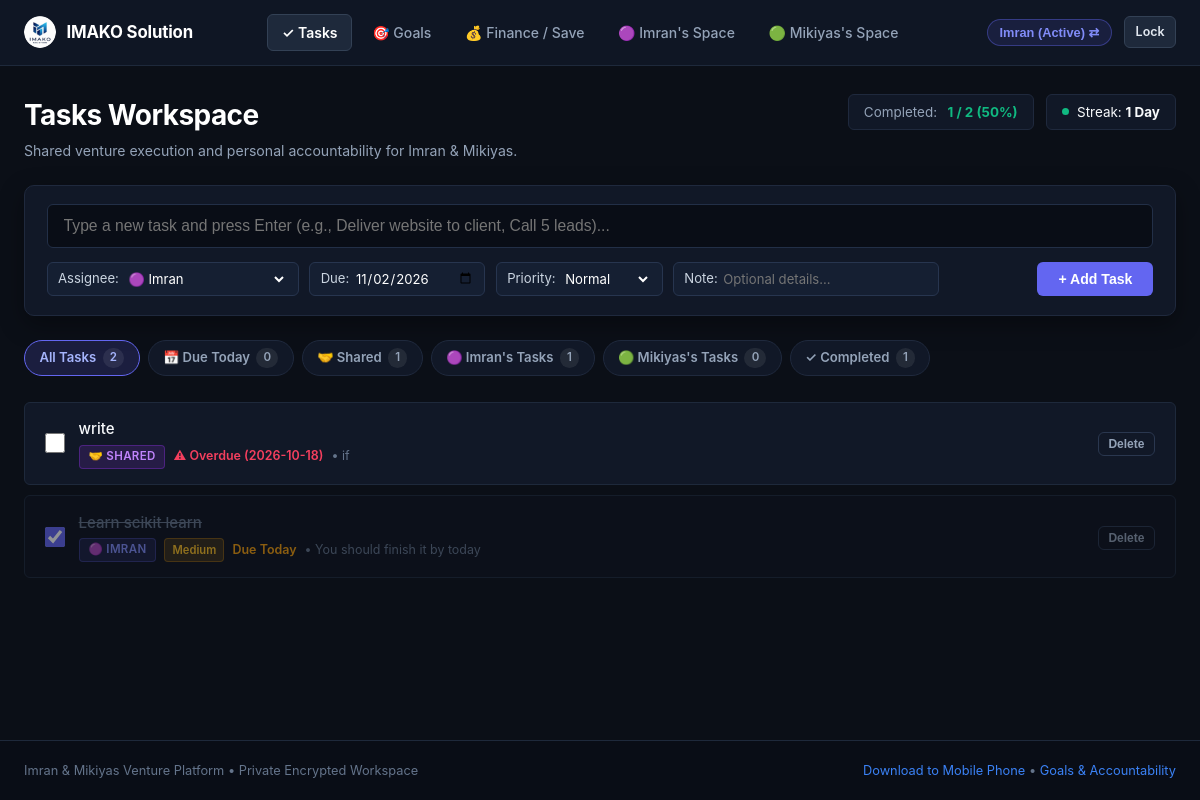
The page /index (signed in) on the database as committed earlier.
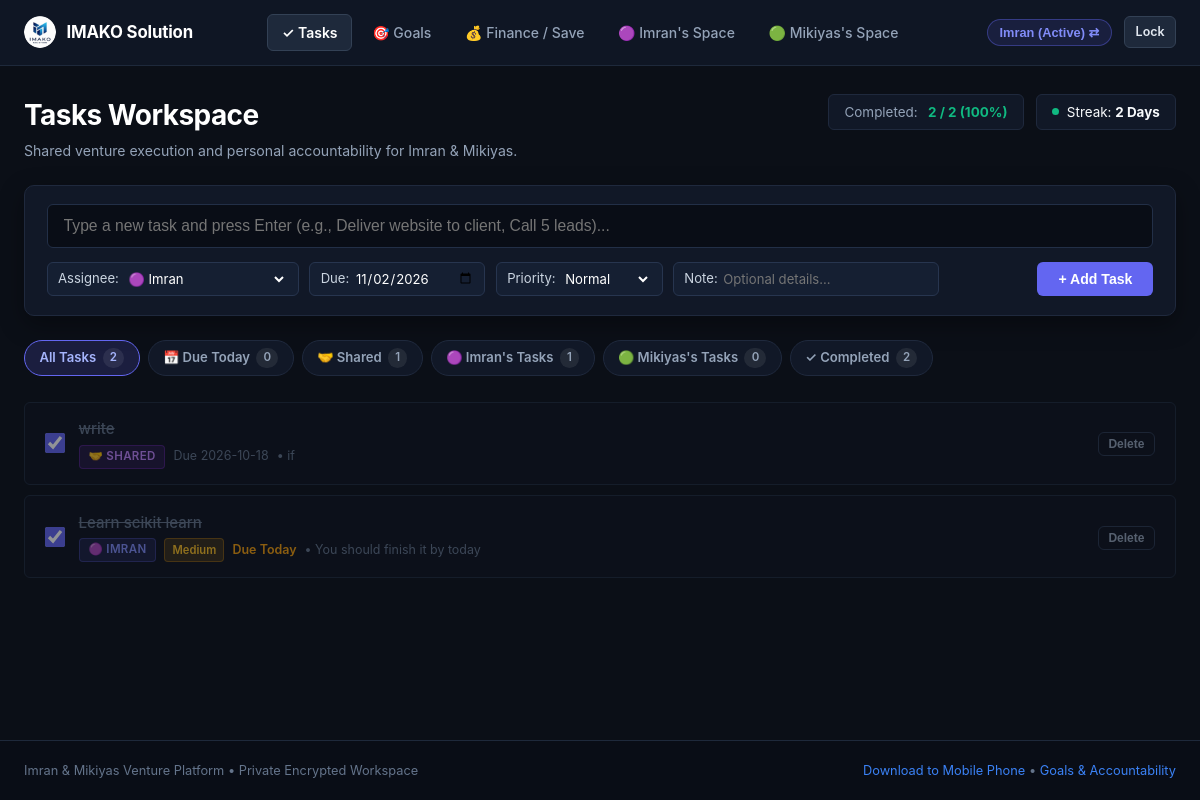
The same page on the database as committed later.
### tables this page shows
CREATE TABLE users (
        id TEXT PRIMARY KEY,
        name TEXT NOT NULL,
        pin_hash TEXT NOT NULL,
        default_consequence TEXT NOT NULL DEFAULT '',
        savings_goal_name TEXT NOT NULL DEFAULT 'Capital Growth Fund',
        savings_goal_target REAL NOT NULL DEFAULT 0.0,
        currency TEXT NOT NULL DEFAULT '$'
    );

CREATE TABLE tasks (
        id INTEGER PRIMARY KEY AUTOINCREMENT,
        user_id TEXT NOT NULL,
        task_type TEXT NOT NULL DEFAULT 'personal' CHECK(task_type IN ('shared', 'personal')),
        week_identifier TEXT NOT NULL,
        title TEXT NOT NULL,
        details TEXT,
        due_date TEXT NOT NULL,
        target_time TEXT,
        is_done INTEGER NOT NULL DEFAULT 0,
        done_date TEXT,
        proof_image TEXT,
        proof_text TEXT,
        ai_verified INTEGER NOT NULL DEFAULT 0,
        ai_status TEXT NOT NULL DEFAULT 'Unverified',
        ai_feedback TEXT,
        is_archived INTEGER NOT NULL DEFAULT 0,
        consequence_applied INTEGER NOT NULL DEFAULT 0,
        created_at TIMESTAMP DEFAULT CURRENT_TIMESTAMP, assigned_to TEXT DEFAULT 'imran', priority TEXT DEFAULT 'Normal',
        FOREIGN KEY (user_id) REFERENCES users (id) ON DELETE CASCADE
    );

### app.py (the view)
@app.route("/")
@app.route("/index")
def index():
    if not (session.get("logged_in_user") or request.cookies.get("partner_user")):
        return handle_login_request()
    return tasks_board()

### app.py (called while the page is built, shortened)
@app.before_request
def require_authentication_gate():
    if request.endpoint == "static" or request.path.startswith(("/static/", "/public/")):
        return None
    allowed_exact = (
        "/", "/index", "/login", "/login/", "/favicon.ico", "/manifest.json", "/sw.js",
        "/api/index", "/api/index/", "/api/index.py", "/debug"
    )
    if (
        request.path in allowed_exact
        or request.endpoint in ("login", "debug_endpoint", "index", "vercel_entrypoint_dispatcher")
    ):
        return None

@app.context_processor
def inject_globals():
    today_str = date.today().strftime("%Y-%m-%d")
    current_user = None
    logged_id = session.get("logged_in_user")
    conn = get_db_connection()
    check_and_apply_penalties(conn)
    if logged_id:
        cursor = conn.cursor()
        cursor.execute("SELECT * FROM users WHERE id = ?", (logged_id,))
        current_user = cursor.fetchone()
    cursor = conn.cursor()
    cursor.execute("SELECT COUNT(*) FROM penalties WHERE status = 'Pending'")
    total_pending_penalties = cursor.fetchone()[0]
    conn.close()
    return {
        "current_user": current_user,
        "total_pending_penalties": total_pending_penalties,
        "today_str": today_str
    }

### database/db.py (called while the page is built, shortened)
def get_db_connection():
    global _last_db_check
    conn = sqlite3.connect(DB_PATH, factory=SyncedConnection)
    conn.row_factory = sqlite3.Row
    conn.execute("PRAGMA foreign_keys = ON")
    return conn

def check_and_apply_penalties(conn):
    today_str = date.today().strftime("%Y-%m-%d")
    cursor = conn.cursor()
    cursor.execute("""
    SELECT t.id, t.user_id, t.title, t.due_date, u.default_consequence
    FROM tasks t
    JOIN users u ON t.user_id = u.id
    WHERE t.due_date < ? AND t.is_done = 0 AND t.consequence_applied = 0
    """, (today_str,))
    overdue_tasks = cursor.fetchall()
    conn.commit()

    def commit(self):
        super().commit()
        if is_serverless:
            sync_db()

### templates/tasks.html (shortened to what this page needs)
{% extends "base.html" %}
{% block content %}
<div style="margin-bottom: 1.5rem; display:flex; justify-content:space-between; align-items:flex-start; flex-wrap:wrap; gap:1rem;">
  <div>
    <h1 style="font-size:1.75rem; font-weight:700;">Tasks Workspace</h1>
    <p style="font-size:0.88rem; color:var(--text-muted); margin-top:0.25rem;">
      Shared venture execution and personal accountability for Imran &amp; Mikiyas.
    </p>
  </div>
  <div style="display:flex; align-items:center; gap:0.75rem; flex-wrap:wrap;">
    <div style="background:#111827; border:1px solid #1f293d; padding:0.45rem 0.95rem; border-radius:var(--radius-sm); font-size:0.84rem; display:flex; align-items:center; gap:0.65rem;">
      <span style="color:var(--text-muted);">Completed:</span>
      <strong style="color:var(--accent-emerald);">{{ stats.done_count }} / {{ stats.total_count }} ({{ stats.rate }}%)</strong>
    </div>
    <div style="background:#111827; border:1px solid #1f293d; padding:0.45rem 0.95rem; border-radius:var(--radius-sm); font-size:0.84rem; display:flex; align-items:center; gap:0.5rem;">
      <div style="width:7px; height:7px; border-radius:50%; background:var(--accent-emerald);"></div>
      <span>Streak: <strong>{{ streak_count }} {{ 'Day' if streak_count == 1 else 'Days' }}</strong></span>
    </div>
  </div>
</div>
<div class="task-quick-add">
  <form action="{{ url_for('add_task') }}" method="POST">
    <div class="task-add-input-row">
      <input type="text" name="title" class="task-main-input" placeholder="Type a new task and press Enter (e.g., Deliver website to client, Call 5 leads)..." required autofocus autocomplete="off">
    </div>
    <div class="task-controls-row">
      <div class="task-controls-left">
        <div class="control-pill">
          <span>Assignee:</span>
          <select name="assigned_to">
            <option value="imran" {% if current_user and current_user.id == 'imran' %}selected{% endif %}>🟣 Imran</option>
          </select>
        </div>
        <div class="control-pill">
          <span>Due:</span>
          <input type="date" name="due_date" value="{{ today_str }}">
        </div>
        <div class="control-pill">
          <span>Priority:</span>
          <select name="priority">
            <option value="Normal">Normal</option>
          </select>
        </div>
        <div class="control-pill" style="flex:1; min-width:160px;">
          <span>Note:</span>
          <input type="text" name="details" placeholder="Optional details..." style="width:100%;">
        </div>
      </div>
      <button type="submit" class="btn btn-primary" style="padding:0.48rem 1.25rem; font-size:0.88rem;">
        + Add Task
      </button>
    </div>
  </form>
</div>
<div class="filter-chips-bar">
  <a href="{{ url_for('tasks_board', tab='all') }}" class="filter-chip {% if active_tab == 'all' %}active{% endif %}">
    All Tasks <span class="chip-count">{{ counts.all }}</span>
  </a>
  <a href="{{ url_for('tasks_board', tab='today') }}" class="filter-chip {% if active_tab == 'today' %}active{% endif %}">
    📅 Due Today <span class="chip-count">{{ counts.today }}</span>
  </a>
  <a href="{{ url_for('tasks_board', tab='shared') }}" class="filter-chip {% if active_tab == 'shared' %}active{% endif %}">
    🤝 Shared <span class="chip-count">{{ counts.shared }}</span>
  </a>
  <a href="{{ url_for('tasks_board', tab='imran') }}" class="filter-chip {% if active_tab == 'imran' %}active{% endif %}">
    🟣 Imran's Tasks <span class="chip-count">{{ counts.imran }}</span>
  </a>
  <a href="{{ url_for('tasks_board', tab='mikiyas') }}" class="filter-chip {% if active_tab == 'mikiyas' %}active{% endif %}">
    🟢 Mikiyas's Tasks <span class="chip-count">{{ counts.mikiyas }}</span>
  </a>
  <a href="{{ url_for('tasks_board', tab='completed') }}" class="filter-chip {% if active_tab == 'completed' %}active{% endif %}">
    ✓ Completed <span class="chip-count">{{ counts.completed }}</span>
  </a>
</div>
<div style="margin-top: 1rem;">
  {% if tasks %}
    {% for task in tasks %}
      <div class="cool-task-card {% if task.is_done %}is-done{% endif %}">
        <div class="cool-task-left">
          <form action="{{ url_for('toggle_task_done', task_id=task.id) }}" method="POST" style="margin:0; display:flex; align-items:center;">
            <input type="checkbox" class="cool-task-checkbox" {% if task.is_done %}checked{% endif %} onchange="this.form.submit()" title="Click to mark done / undone">
          </form>
          <div style="flex:1;">
            <div class="cool-task-title">
              {{ task.title }}
            </div>
            <div class="cool-task-meta">
              {% if task.assigned_to == 'shared' or task.task_type == 'shared' %}
                <span class="badge-assignee shared">🤝 Shared</span>
              {% elif task.assigned_to == 'imran' or (task.user_id == 'imran' and not task.assigned_to) %}
                <span class="badge-assignee imran">🟣 Imran</span>
              {% elif task.assigned_to == 'mikiyas' or (task.user_id == 'mikiyas' and not task.assigned_to) %}
                <span class="badge-assignee mikiyas">🟢 Mikiyas</span>
              {% endif %}
              {% if task.priority and task.priority != 'Normal' %}
                <span class="badge-priority {{ task.priority }}">{{ task.priority }}</span>
              {% endif %}
              {% if task.due_date %}
                {% if not task.is_done and task.due_date < today_str %}
                  <span style="color:var(--accent-rose); font-weight:600;">⚠ Overdue ({{ task.due_date }})</span>
                {% elif task.due_date == today_str %}
                  <span style="color:var(--accent-amber); font-weight:600;">Due Today</span>
                {% else %}
                  <span>Due {{ task.due_date }}</span>
                {% endif %}
              {% endif %}
              {% if task.details %}
                <span style="color:var(--text-subtle);">• {{ task.details }}</span>
              {% endif %}
            </div>
          </div>
        </div>
        <div style="display:flex; align-items:center; gap:0.5rem;">
          <form action="{{ url_for('delete_task', task_id=task.id) }}" method="POST" style="margin:0;">
            <button type="submit" class="btn btn-outline btn-sm delete-confirm-btn" data-confirm-msg="Delete this task?" style="padding:0.25rem 0.6rem; font-size:0.75rem; border-color:#2a374f; color:#94a3b8;">
              Delete
            </button>
          </form>
        </div>
      </div>
    {% endfor %}
  {% endif %}
</div>
{% endblock %}

### templates/base.html (shortened to what this page needs)
<!DOCTYPE html>
<html lang="en">
<head>
  <link rel="stylesheet" href="{{ url_for('static', filename='css/style.css') }}">
</head>
<body>
  <nav class="navbar">
    <div class="nav-container">
      <a href="/tasks" class="brand-logo">
        <img src="{{ url_for('static', filename='icons/icon-192.png') }}" alt="IMAKO Solution Logo" class="nav-brand-logo-img" style="border-radius:50%; width:32px; height:32px;">
        <span>IMAKO Solution</span>
      </a>
      <ul class="nav-links">
        <li>
          <a href="/tasks" class="nav-link {% if active_page == 'tasks' %}active{% endif %}">
            ✓ Tasks
          </a>
        </li>
        <li>
          <a href="/goals" class="nav-link {% if active_page == 'goals' %}active{% endif %}">
            🎯 Goals
          </a>
        </li>
        <li>
          <a href="/finance" class="nav-link {% if active_page in ('finance', 'money') %}active{% endif %}">
            💰 Finance / Save
          </a>
        </li>
        <li>
          <a href="/partner/imran" class="nav-link {% if active_page == 'partner_imran' %}active{% endif %}">
            🟣 Imran's Space
          </a>
        </li>
        <li>
          <a href="/partner/mikiyas" class="nav-link {% if active_page == 'partner_mikiyas' %}active{% endif %}">
            🟢 Mikiyas's Space
          </a>
        </li>
      </ul>
      <div class="nav-auth">
        {% if current_user %}
          <form action="{{ url_for('switch_partner') }}" method="POST" style="display:inline;">
            {% if current_user.id == 'imran' %}
              <button type="submit" class="user-badge" style="cursor:pointer; border:1px solid rgba(99, 102, 241, 0.4);" title="Currently Imran. Click to switch to Mikiyas">
                Imran (Active) ⇄
              </button>
            {% else %}
              <input type="hidden" name="partner_id" value="imran">
              <button type="submit" class="user-badge mikiyas" style="cursor:pointer; border:1px solid rgba(16, 185, 129, 0.4);" title="Currently Mikiyas. Click to switch to Imran">
                Mikiyas (Active) ⇄
              </button>
            {% endif %}
          </form>
          <a href="{{ url_for('logout') }}" class="btn btn-secondary btn-sm" style="padding:0.35rem 0.65rem; font-size:0.78rem;">Lock</a>
        {% endif %}
      </div>
    </div>
  </nav>
  <main class="main-content">
    {% block content %}{% endblock %}
  </main>
  <footer class="footer">
    <div style="max-width: 1280px; margin: 0 auto; padding: 0 1.5rem; display:flex; justify-content:space-between; align-items:center; flex-wrap:wrap; gap:0.5rem;">
      <div>
        Imran &amp; Mikiyas Venture Platform &bull; Private Encrypted Workspace
      </div>
      <div>
        <a href="javascript:void(0)" data-open-modal="mobileInstallModal">Download to Mobile Phone</a> &bull;
        <a href="{{ url_for('goals_view') }}">Goals &amp; Accountability</a>
      </div>
    </div>
  </footer>
</body>
</html>

Rows that differ between the two databases and show on the page:
changed tasks "write": is_done "☐" → "☑"; is_done "⚠ Overdue ( )" → "Due"
Other text that changed with them:
{{ stats.done_count }}: "1" → "2"
{{ stats.rate }}: "50" → "100"
{{ streak_count }}: "1" → "2"
{{ 'Day' if streak_count == 1 else 'Days' }}: "Day" → "Days"
{{ counts.completed }}: "1" → "2"
